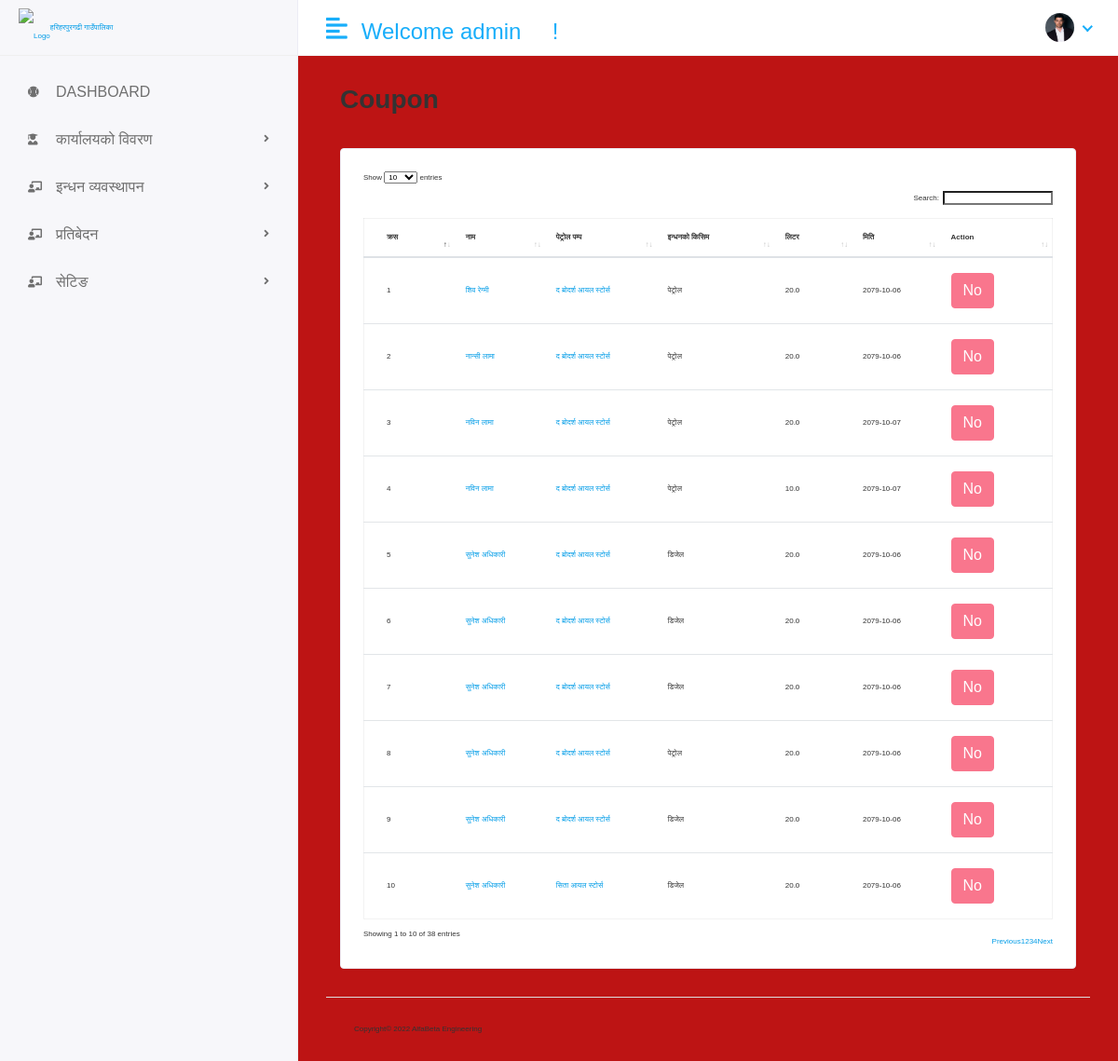
/Hod/View/Coupon/ (signed in), run on the app's committed database.
### app/models.py (models this page shows, shortened)
class CustomUser(AbstractUser):
    USER = (
        (1, 'HOD'),
        (2, 'LOCAL'),
        (3, 'PATROL'),
    )
    user_type = models.CharField(choices=USER, max_length=50, default=1)
    profile_pic = models.ImageField(upload_to='media/profile_pic')

class FuelExpense(models.Model):
    employee = models.ForeignKey(Employee, on_delete=models.CASCADE)
    patrolpump = models.ForeignKey(Petrolpump, on_delete=models.CASCADE)
    fueltype = models.ForeignKey(FuelType, on_delete=models.CASCADE)
    liter = models.FloatField()
    date = models.DateField()
    fiscalyear = models.ForeignKey(FiscalYear, on_delete=models.CASCADE)
    status = models.IntegerField(default=0)

class Employee(models.Model):
    admin = models.OneToOneField(CustomUser, on_delete=models.CASCADE)
    department = models.ForeignKey(
        Department, on_delete=models.CASCADE, null=True)
    workplace = models.ForeignKey(
        WorkPlace, null=True, on_delete=models.CASCADE)
    appointed_date = models.DateField()
    name = models.CharField(max_length=250)
    designation = models.CharField(max_length=250)
    mobile = models.CharField(max_length=250)
    email = models.EmailField(max_length=250)
    vehicle = models.CharField(max_length=250)

class Petrolpump(models.Model):
    name = models.CharField(max_length=250)
    address = models.CharField(max_length=250)
    contact = models.CharField(max_length=250)

class FuelType(models.Model):
    name = models.CharField(max_length=100)

### FuelManagementSystem/Hod_Views.py (the view)
# urls.py: path('Hod/View/Coupon/', Hod_Views.VIEW_COUPON, name='view_coupon'),
def VIEW_COUPON(request):
    coupon = FuelExpense.objects.all().order_by('-id')
    context = {
        "coupon": coupon
    }
    return render(request, 'Hod/view_coupon.html', context)

### templates/Hod/view_coupon.html (shortened to what this page needs)
{% extends 'base.html'%}
{% block content %}
<div class="content container-fluid">
    <div class="page-header">
       <div class="row align-items-center">
          <div class="col">
             <h4 class="page-title">Coupon</h4>
          </div>
       </div>
     </div>
     <div class="row">
       <div class="col-sm-12">
          <div class="card card-table">
             <div class="card-body">
                <div class="table-responsive">
                   <table id="table_id" class="table table-hover table-center mb-0">
                      <thead>
                         <tr>
                            <th>क्रस</th>
                            <th>नाम</th>
                            <th>पेट्रोल पम्प</th>
                            <th>इन्धनको किसिम</th>
                            <th>लिटर</th>
                            <th>मिति</th>
                            <th>Action</th>
                         </tr>
                      </thead>
                      <tbody>
                        {% for i in coupon %}
                         <tr>
                            <td>{{forloop.counter}}</td>
                           <td><a href="{% url 'report_coupon' i.employee.id %}" > {{i.employee.name}}</a></td>
                            <td><a href="{% url 'report_coupon_petrolpump' i.patrolpump.id %}" >{{i.patrolpump.name}}</a></td>
                            <td>{{i.fueltype.name}}</td>
                            <td>{{i.liter}}</td>
                            <td>{{i.date|date:'Y-m-d'}}</td>
                            <td> <div class="actions">
                                {% if i.status == 0 %}
                                <a href = "{% url 'print_coupon' i.id %}" class="btn btn-success">Print</a>
                                {% else %}
                                <button class="btn btn-danger" disabled="disabled">No</button>
                                {% endif %}
                            </div></td>
                         </tr>
                         {% endfor %}
                      </tbody>
                   </table>
                </div>
             </div>
          </div>
       </div>
    </div>
 </div>
{% endblock%}

### templates/includes/header.html (shortened to what this page needs)
{% load static %}
<div class="header">
   {% if user.user_type == '1' %}
    <div class="header-left">
       <a href="{% url 'hod_home'%}" class="logo">
       <img src="{% static 'assets/img/logonepal.png' %}"  alt="Logo"><span>हरिहरपुरगढी गाउँपालिका</span>
       </a>
    </div>
   {% endif %}
    <a href="javascript:void(0);" id="toggle_btn">
    <i class="fas fa-align-left"></i
    </a>
    <div class="top-nav-search mt-3">
      {% if user.is_authenticated %}
     <h4> Welcome<span>  {{user.username}} </span> &nbsp;&nbsp;  &nbsp;! </h4>
     {% endif %}
    </div>
    <ul class="nav user-menu">
       <li class="nav-item dropdown has-arrow">
            <a href="#" class="dropdown-toggle nav-link" data-toggle="dropdown">
               {% if user.profile_pic == "" %}
               <span class="user-img"><img class="rounded-circle" src="{% static 'assets/img/logonepal.png' %}" width="31" alt="Ryan Taylor"></span>
               {% else %}
               <span class="user-img"><img class="rounded-circle" src="/{{user.profile_pic}}" width="31" alt="Ryan Taylor"></span>
            {% endif %}
            </a>
          </a>
 </div>

### static/assets/css/style.css (style rules this page uses)
html { height: 100%; }
body { background-color: rgb(189, 20, 20); color: #333; font-family: arial; font-size: 0.5rem; height: 100%; line-height: 1; overflow-x: hidden; }
h1, h2, h3, h4, h5, h6 { font-family: arial; margin-top: 0; }
a { color: #009ce7; }
input, button, a { transition: all 0.4s ease; -moz-transition: all 0.4s ease; -o-transition: all 0.4s ease; -ms-transition: all 0.4s ease; -webkit-transition: all 0.4s ease; }
input, input:focus, button, button:focus { outline: none; }
ul, ol { padding: 0px; list-style: none; }
.table { color: #333; max-width: 100%; margin-bottom: 0; width: 100%; }
.table.dataTable { border-collapse: collapse !important; border: 1px solid rgba(0, 0, 0, 0.05); }
.table thead tr th { font-weight: 600; }
.table tbody tr { border-bottom: 1px solid rgba(0, 0, 0, 0.05); }
.table.table-center td, .table.table-center th { vertical-align: middle; }
.card-table .card-body .table>thead>tr>th { border-top: 0; }
.card-table .card-body .table tr td:first-child, .card-table .card-body .table tr th:first-child { padding-left: 1.5rem; }
.card-table .card-body .table tr td:last-child, .card-table .card-body .table tr th:last-child { padding-right: 1.5rem; }
.card-table .table td, .card-table .table th { border-top: 1px solid #e2e5e8; padding: 1rem 0.75rem; white-space: nowrap; }
.btn-danger { background-color: #e84646; border: 1px solid #e84646; }
.btn-danger.disabled, .btn-danger:disabled { background-color: #f62d51; border-color: #f62d51; color: #fff; }
.card { border: 1px solid #ececf5; box-shadow: 0 1px 3px 0 rgba(0, 0, 0, 0.03); margin-bottom: 1.875rem; }
.card-body { padding: 1.5rem; }
.header { background-color: #fff; border-bottom: 1px solid #f3f3f4; left: 0; position: fixed; right: 0; top: 0; z-index: 1001; height: 60px; }
.header .header-left { float: left; height: 60px; padding: 0 20px; position: relative; width: 320px; z-index: 1; transition: all 0.2s ease-in-out; background-color: #f7f7fa; border-bottom: 1px solid #efefef; border-right: 1px solid #ececf5; display: flex; align-items: center; }
.header .header-left .logo { display: inline-block; line-height: 60px; }
.header .header-left .logo img { max-height: 40px; width: auto; }
.header .dropdown-toggle:after { display: none; }
.header .has-arrow .dropdown-toggle:after { border-top: 0; border-left: 0; border-bottom: 2px solid #18aefa; border-right: 2px solid #18aefa; content: ''; height: 8px; display: inline-block; pointer-events: none; -webkit-transform-origin: 66% 66%; -ms-transform-origin: 66% 66%; transform-origin: 66% 66%; -webkit-transform: rotate(45deg); -ms-transform: rotate(45deg); transform: rotate(45deg); -webkit-transition: all 0.15s ease-in-out; transition: all 0.15s ease-in-out; width: 8px; vertical-align: 0px; }
.user-menu { float: right; margin: 0; position: relative; z-index: 99; padding-right: 15px; }
.user-menu.nav>li>a { color: #a0a0a0; font-size: 12px; line-height: 58px; padding: 0 15px; height: 60px; }
.user-img { margin-right: 3px; position: relative; }
.top-nav-search { float: left; margin-left: 15px; }
.page-header { margin-bottom: 1.875rem; }
.page-title { font-size: 28px; font-weight: 600; color: #333; margin-bottom: 5px; }
@media (min-width: 992px) { #toggle_btn { align-items: center; color: #18aefa; display: inline-flex; float: left; font-size: 26px; height: 60px; justify-content: center; margin-left: 15px; padding: 0 15px; } }

### data on the page
CustomUser: username "admin", profile_pic (placeholder picture)
FuelExpense: employee.name "शिव रेग्मी", patrolpump.name "द ब्रोदर्श आयल स्टोर्स", fueltype.name "पेट्रोल", liter "20.0", date "2079-10-06", status "No"
FuelExpense: employee.name "नान्सी लामा", patrolpump.name "द ब्रोदर्श आयल स्टोर्स", fueltype.name "पेट्रोल", liter "20.0", date "2079-10-06", status "No"
FuelExpense: employee.name "नविन लामा", patrolpump.name "द ब्रोदर्श आयल स्टोर्स", fueltype.name "पेट्रोल", liter "20.0", date "2079-10-07", status "No"
FuelExpense: employee.name "नविन लामा", patrolpump.name "द ब्रोदर्श आयल स्टोर्स", fueltype.name "पेट्रोल", liter "10.0", date "2079-10-07", status "No"
FuelExpense: employee.name "सुनेश अधिकारी", patrolpump.name "द ब्रोदर्श आयल स्टोर्स", fueltype.name "डिजेल", liter "20.0", date "2079-10-06", status "No"
FuelExpense: employee.name "सुनेश अधिकारी", patrolpump.name "द ब्रोदर्श आयल स्टोर्स", fueltype.name "डिजेल", liter "20.0", date "2079-10-06", status "No"
FuelExpense: employee.name "सुनेश अधिकारी", patrolpump.name "द ब्रोदर्श आयल स्टोर्स", fueltype.name "डिजेल", liter "20.0", date "2079-10-06", status "No"
FuelExpense: employee.name "सुनेश अधिकारी", patrolpump.name "द ब्रोदर्श आयल स्टोर्स", fueltype.name "पेट्रोल", liter "20.0", date "2079-10-06", status "No"
FuelExpense: employee.name "सुनेश अधिकारी", patrolpump.name "द ब्रोदर्श आयल स्टोर्स", fueltype.name "डिजेल", liter "20.0", date "2079-10-06", status "No"
FuelExpense: employee.name "सुनेश अधिकारी", patrolpump.name "सिता आयल स्टोर्स", fueltype.name "डिजेल", liter "20.0", date "2079-10-06", status "No"
